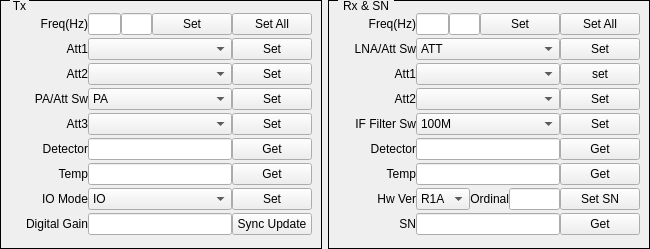
<?xml version="1.0" encoding="UTF-8"?>
<ui version="4.0">
 <class>Q_SP1401_R1A_Widget</class>
 <widget class="QWidget" name="Q_SP1401_R1A_Widget">
  <property name="geometry">
   <rect>
    <x>0</x>
    <y>0</y>
    <width>650</width>
    <height>249</height>
   </rect>
  </property>
  <property name="windowTitle">
   <string>Dialog</string>
  </property>
  <layout class="QHBoxLayout" name="horizontalLayout_21" stretch="1,1">
   <property name="spacing">
    <number>6</number>
   </property>
   <property name="leftMargin">
    <number>0</number>
   </property>
   <property name="topMargin">
    <number>0</number>
   </property>
   <property name="rightMargin">
    <number>0</number>
   </property>
   <property name="bottomMargin">
    <number>0</number>
   </property>
   <item>
    <widget class="QGroupBox" name="groupBoxTx">
     <property name="styleSheet">
      <string notr="true">QGroupBox{ border:1px solid black; margin-top:0.5ex; }
QGroupBox::title { subcontrol-origin:margin; subcontrol-position:top left; top:-1px; left:10px; margin-left: 0px; padding:0 1px; }</string>
     </property>
     <property name="title">
      <string>Tx</string>
     </property>
     <layout class="QHBoxLayout" name="horizontalLayout_19">
      <item>
       <layout class="QVBoxLayout" name="verticalLayoutTx">
        <property name="spacing">
         <number>0</number>
        </property>
        <item>
         <layout class="QHBoxLayout" name="horizontalLayoutTx0">
          <property name="spacing">
           <number>0</number>
          </property>
          <item>
           <widget class="QLabel" name="labelTxFreq">
            <property name="sizePolicy">
             <sizepolicy hsizetype="Fixed" vsizetype="Fixed">
              <horstretch>0</horstretch>
              <verstretch>0</verstretch>
             </sizepolicy>
            </property>
            <property name="minimumSize">
             <size>
              <width>78</width>
              <height>16</height>
             </size>
            </property>
            <property name="text">
             <string>Freq(Hz)</string>
            </property>
            <property name="alignment">
             <set>Qt::AlignRight|Qt::AlignTrailing|Qt::AlignVCenter</set>
            </property>
           </widget>
          </item>
          <item>
           <widget class="QLineEdit" name="lineEditTxFreq">
            <property name="sizePolicy">
             <sizepolicy hsizetype="Expanding" vsizetype="Fixed">
              <horstretch>5</horstretch>
              <verstretch>0</verstretch>
             </sizepolicy>
            </property>
           </widget>
          </item>
          <item>
           <widget class="QLineEdit" name="lineEditTxFreqStep">
            <property name="sizePolicy">
             <sizepolicy hsizetype="Fixed" vsizetype="Fixed">
              <horstretch>0</horstretch>
              <verstretch>0</verstretch>
             </sizepolicy>
            </property>
            <property name="maximumSize">
             <size>
              <width>31</width>
              <height>16777215</height>
             </size>
            </property>
           </widget>
          </item>
          <item>
           <widget class="QPushButton" name="pushButtonSetTxFreq">
            <property name="sizePolicy">
             <sizepolicy hsizetype="Expanding" vsizetype="Fixed">
              <horstretch>1</horstretch>
              <verstretch>0</verstretch>
             </sizepolicy>
            </property>
            <property name="text">
             <string>Set</string>
            </property>
           </widget>
          </item>
          <item>
           <widget class="QPushButton" name="pushButtonSetTxAll">
            <property name="sizePolicy">
             <sizepolicy hsizetype="Expanding" vsizetype="Fixed">
              <horstretch>1</horstretch>
              <verstretch>0</verstretch>
             </sizepolicy>
            </property>
            <property name="text">
             <string>Set All</string>
            </property>
           </widget>
          </item>
         </layout>
        </item>
        <item>
         <layout class="QHBoxLayout" name="horizontalLayoutTx1">
          <property name="spacing">
           <number>0</number>
          </property>
          <item>
           <widget class="QLabel" name="labelTxAtt1">
            <property name="sizePolicy">
             <sizepolicy hsizetype="Fixed" vsizetype="Fixed">
              <horstretch>0</horstretch>
              <verstretch>0</verstretch>
             </sizepolicy>
            </property>
            <property name="minimumSize">
             <size>
              <width>78</width>
              <height>16</height>
             </size>
            </property>
            <property name="text">
             <string>Att1</string>
            </property>
            <property name="alignment">
             <set>Qt::AlignRight|Qt::AlignTrailing|Qt::AlignVCenter</set>
            </property>
           </widget>
          </item>
          <item>
           <widget class="QComboBox" name="comboBoxTxAtt1">
            <property name="sizePolicy">
             <sizepolicy hsizetype="Expanding" vsizetype="Fixed">
              <horstretch>5</horstretch>
              <verstretch>0</verstretch>
             </sizepolicy>
            </property>
           </widget>
          </item>
          <item>
           <widget class="QPushButton" name="pushButtonSetTxAtt1">
            <property name="sizePolicy">
             <sizepolicy hsizetype="Expanding" vsizetype="Fixed">
              <horstretch>2</horstretch>
              <verstretch>0</verstretch>
             </sizepolicy>
            </property>
            <property name="text">
             <string>Set</string>
            </property>
           </widget>
          </item>
         </layout>
        </item>
        <item>
         <layout class="QHBoxLayout" name="horizontalLayoutTx2">
          <property name="spacing">
           <number>0</number>
          </property>
          <item>
           <widget class="QLabel" name="labelTxAtt2">
            <property name="sizePolicy">
             <sizepolicy hsizetype="Fixed" vsizetype="Fixed">
              <horstretch>0</horstretch>
              <verstretch>0</verstretch>
             </sizepolicy>
            </property>
            <property name="minimumSize">
             <size>
              <width>78</width>
              <height>16</height>
             </size>
            </property>
            <property name="text">
             <string>Att2</string>
            </property>
            <property name="alignment">
             <set>Qt::AlignRight|Qt::AlignTrailing|Qt::AlignVCenter</set>
            </property>
           </widget>
          </item>
          <item>
           <widget class="QComboBox" name="comboBoxTxAtt2">
            <property name="sizePolicy">
             <sizepolicy hsizetype="Expanding" vsizetype="Fixed">
              <horstretch>5</horstretch>
              <verstretch>0</verstretch>
             </sizepolicy>
            </property>
           </widget>
          </item>
          <item>
           <widget class="QPushButton" name="pushButtonSetTxAtt2">
            <property name="sizePolicy">
             <sizepolicy hsizetype="Expanding" vsizetype="Fixed">
              <horstretch>2</horstretch>
              <verstretch>0</verstretch>
             </sizepolicy>
            </property>
            <property name="text">
             <string>Set</string>
            </property>
           </widget>
          </item>
         </layout>
        </item>
        <item>
         <layout class="QHBoxLayout" name="horizontalLayoutTx3">
          <property name="spacing">
           <number>0</number>
          </property>
          <item>
           <widget class="QLabel" name="labelTxPAAttSw">
            <property name="sizePolicy">
             <sizepolicy hsizetype="Fixed" vsizetype="Fixed">
              <horstretch>0</horstretch>
              <verstretch>0</verstretch>
             </sizepolicy>
            </property>
            <property name="minimumSize">
             <size>
              <width>78</width>
              <height>16</height>
             </size>
            </property>
            <property name="text">
             <string>PA/Att Sw</string>
            </property>
            <property name="alignment">
             <set>Qt::AlignRight|Qt::AlignTrailing|Qt::AlignVCenter</set>
            </property>
           </widget>
          </item>
          <item>
           <widget class="QComboBox" name="comboBoxTxPAAttSw">
            <property name="sizePolicy">
             <sizepolicy hsizetype="Expanding" vsizetype="Fixed">
              <horstretch>5</horstretch>
              <verstretch>0</verstretch>
             </sizepolicy>
            </property>
            <item>
             <property name="text">
              <string>PA</string>
             </property>
            </item>
            <item>
             <property name="text">
              <string>ATT</string>
             </property>
            </item>
           </widget>
          </item>
          <item>
           <widget class="QPushButton" name="pushButtonSetTxPAAttSw">
            <property name="sizePolicy">
             <sizepolicy hsizetype="Expanding" vsizetype="Fixed">
              <horstretch>2</horstretch>
              <verstretch>0</verstretch>
             </sizepolicy>
            </property>
            <property name="text">
             <string>Set</string>
            </property>
           </widget>
          </item>
         </layout>
        </item>
        <item>
         <layout class="QHBoxLayout" name="horizontalLayoutTx4">
          <property name="spacing">
           <number>0</number>
          </property>
          <item>
           <widget class="QLabel" name="labelTxAtt3">
            <property name="sizePolicy">
             <sizepolicy hsizetype="Fixed" vsizetype="Fixed">
              <horstretch>0</horstretch>
              <verstretch>0</verstretch>
             </sizepolicy>
            </property>
            <property name="minimumSize">
             <size>
              <width>78</width>
              <height>16</height>
             </size>
            </property>
            <property name="text">
             <string>Att3</string>
            </property>
            <property name="alignment">
             <set>Qt::AlignRight|Qt::AlignTrailing|Qt::AlignVCenter</set>
            </property>
           </widget>
          </item>
          <item>
           <widget class="QComboBox" name="comboBoxTxAtt3">
            <property name="sizePolicy">
             <sizepolicy hsizetype="Expanding" vsizetype="Fixed">
              <horstretch>5</horstretch>
              <verstretch>0</verstretch>
             </sizepolicy>
            </property>
           </widget>
          </item>
          <item>
           <widget class="QPushButton" name="pushButtonSetTxAtt3">
            <property name="sizePolicy">
             <sizepolicy hsizetype="Expanding" vsizetype="Fixed">
              <horstretch>2</horstretch>
              <verstretch>0</verstretch>
             </sizepolicy>
            </property>
            <property name="text">
             <string>Set</string>
            </property>
           </widget>
          </item>
         </layout>
        </item>
        <item>
         <layout class="QHBoxLayout" name="horizontalLayoutTx5">
          <property name="spacing">
           <number>0</number>
          </property>
          <item>
           <widget class="QLabel" name="labelTxDet">
            <property name="sizePolicy">
             <sizepolicy hsizetype="Fixed" vsizetype="Fixed">
              <horstretch>0</horstretch>
              <verstretch>0</verstretch>
             </sizepolicy>
            </property>
            <property name="minimumSize">
             <size>
              <width>78</width>
              <height>16</height>
             </size>
            </property>
            <property name="text">
             <string>Detector</string>
            </property>
            <property name="alignment">
             <set>Qt::AlignRight|Qt::AlignTrailing|Qt::AlignVCenter</set>
            </property>
           </widget>
          </item>
          <item>
           <widget class="QLineEdit" name="lineEditTxDet">
            <property name="sizePolicy">
             <sizepolicy hsizetype="Expanding" vsizetype="Fixed">
              <horstretch>5</horstretch>
              <verstretch>0</verstretch>
             </sizepolicy>
            </property>
            <property name="readOnly">
             <bool>true</bool>
            </property>
           </widget>
          </item>
          <item>
           <widget class="QPushButton" name="pushButtonGetTxDet">
            <property name="sizePolicy">
             <sizepolicy hsizetype="Expanding" vsizetype="Fixed">
              <horstretch>2</horstretch>
              <verstretch>0</verstretch>
             </sizepolicy>
            </property>
            <property name="text">
             <string>Get</string>
            </property>
           </widget>
          </item>
         </layout>
        </item>
        <item>
         <layout class="QHBoxLayout" name="horizontalLayoutTx6">
          <property name="spacing">
           <number>0</number>
          </property>
          <item>
           <widget class="QLabel" name="labelTxTemp">
            <property name="sizePolicy">
             <sizepolicy hsizetype="Fixed" vsizetype="Fixed">
              <horstretch>0</horstretch>
              <verstretch>0</verstretch>
             </sizepolicy>
            </property>
            <property name="minimumSize">
             <size>
              <width>78</width>
              <height>16</height>
             </size>
            </property>
            <property name="text">
             <string>Temp</string>
            </property>
            <property name="alignment">
             <set>Qt::AlignRight|Qt::AlignTrailing|Qt::AlignVCenter</set>
            </property>
           </widget>
          </item>
          <item>
           <widget class="QLineEdit" name="lineEditTxTemp">
            <property name="sizePolicy">
             <sizepolicy hsizetype="Expanding" vsizetype="Fixed">
              <horstretch>5</horstretch>
              <verstretch>0</verstretch>
             </sizepolicy>
            </property>
            <property name="readOnly">
             <bool>true</bool>
            </property>
           </widget>
          </item>
          <item>
           <widget class="QPushButton" name="pushButtonGetTxTemp">
            <property name="sizePolicy">
             <sizepolicy hsizetype="Expanding" vsizetype="Fixed">
              <horstretch>2</horstretch>
              <verstretch>0</verstretch>
             </sizepolicy>
            </property>
            <property name="text">
             <string>Get</string>
            </property>
           </widget>
          </item>
         </layout>
        </item>
        <item>
         <layout class="QHBoxLayout" name="horizontalLayoutTx7">
          <property name="spacing">
           <number>0</number>
          </property>
          <item>
           <widget class="QLabel" name="labelIOMode">
            <property name="sizePolicy">
             <sizepolicy hsizetype="Fixed" vsizetype="Fixed">
              <horstretch>0</horstretch>
              <verstretch>0</verstretch>
             </sizepolicy>
            </property>
            <property name="minimumSize">
             <size>
              <width>78</width>
              <height>16</height>
             </size>
            </property>
            <property name="text">
             <string>IO Mode</string>
            </property>
            <property name="alignment">
             <set>Qt::AlignRight|Qt::AlignTrailing|Qt::AlignVCenter</set>
            </property>
           </widget>
          </item>
          <item>
           <widget class="QComboBox" name="comboBoxIOMode">
            <property name="sizePolicy">
             <sizepolicy hsizetype="Expanding" vsizetype="Fixed">
              <horstretch>5</horstretch>
              <verstretch>0</verstretch>
             </sizepolicy>
            </property>
            <item>
             <property name="text">
              <string>IO</string>
             </property>
            </item>
            <item>
             <property name="text">
              <string>OUTPUT</string>
             </property>
            </item>
            <item>
             <property name="text">
              <string>LOOPBACK</string>
             </property>
            </item>
           </widget>
          </item>
          <item>
           <widget class="QPushButton" name="pushButtonSetIOMode">
            <property name="sizePolicy">
             <sizepolicy hsizetype="Expanding" vsizetype="Fixed">
              <horstretch>2</horstretch>
              <verstretch>0</verstretch>
             </sizepolicy>
            </property>
            <property name="text">
             <string>Set</string>
            </property>
           </widget>
          </item>
         </layout>
        </item>
        <item>
         <layout class="QHBoxLayout" name="horizontalLayoutTx8">
          <property name="spacing">
           <number>0</number>
          </property>
          <item>
           <widget class="QLabel" name="labelDGain">
            <property name="sizePolicy">
             <sizepolicy hsizetype="Fixed" vsizetype="Fixed">
              <horstretch>0</horstretch>
              <verstretch>0</verstretch>
             </sizepolicy>
            </property>
            <property name="minimumSize">
             <size>
              <width>78</width>
              <height>16</height>
             </size>
            </property>
            <property name="text">
             <string>Digital Gain</string>
            </property>
            <property name="alignment">
             <set>Qt::AlignRight|Qt::AlignTrailing|Qt::AlignVCenter</set>
            </property>
           </widget>
          </item>
          <item>
           <widget class="QLineEdit" name="lineEditDGain">
            <property name="sizePolicy">
             <sizepolicy hsizetype="Expanding" vsizetype="Fixed">
              <horstretch>5</horstretch>
              <verstretch>0</verstretch>
             </sizepolicy>
            </property>
           </widget>
          </item>
          <item>
           <widget class="QPushButton" name="pushButtonSyncSetTxGain">
            <property name="sizePolicy">
             <sizepolicy hsizetype="Expanding" vsizetype="Fixed">
              <horstretch>2</horstretch>
              <verstretch>0</verstretch>
             </sizepolicy>
            </property>
            <property name="text">
             <string>Sync Update</string>
            </property>
           </widget>
          </item>
         </layout>
        </item>
       </layout>
      </item>
     </layout>
    </widget>
   </item>
   <item>
    <widget class="QGroupBox" name="groupBoxRx">
     <property name="styleSheet">
      <string notr="true">QGroupBox{ border:1px solid black; margin-top:0.5ex; }
QGroupBox::title { subcontrol-origin:margin; subcontrol-position:top left; top:-1px; left:10px; margin-left: 0px; padding:0 1px; }</string>
     </property>
     <property name="title">
      <string>Rx &amp;&amp; SN</string>
     </property>
     <layout class="QHBoxLayout" name="horizontalLayout_20">
      <item>
       <layout class="QVBoxLayout" name="verticalLayoutRx">
        <property name="spacing">
         <number>0</number>
        </property>
        <item>
         <layout class="QHBoxLayout" name="horizontalLayoutRx0">
          <property name="spacing">
           <number>0</number>
          </property>
          <item>
           <widget class="QLabel" name="labelRxFreq">
            <property name="sizePolicy">
             <sizepolicy hsizetype="Fixed" vsizetype="Fixed">
              <horstretch>0</horstretch>
              <verstretch>0</verstretch>
             </sizepolicy>
            </property>
            <property name="minimumSize">
             <size>
              <width>78</width>
              <height>16</height>
             </size>
            </property>
            <property name="text">
             <string>Freq(Hz)</string>
            </property>
            <property name="alignment">
             <set>Qt::AlignRight|Qt::AlignTrailing|Qt::AlignVCenter</set>
            </property>
           </widget>
          </item>
          <item>
           <widget class="QLineEdit" name="lineEditRxFreq">
            <property name="sizePolicy">
             <sizepolicy hsizetype="Expanding" vsizetype="Fixed">
              <horstretch>5</horstretch>
              <verstretch>0</verstretch>
             </sizepolicy>
            </property>
           </widget>
          </item>
          <item>
           <widget class="QLineEdit" name="lineEditRxFreqStep">
            <property name="sizePolicy">
             <sizepolicy hsizetype="Fixed" vsizetype="Fixed">
              <horstretch>0</horstretch>
              <verstretch>0</verstretch>
             </sizepolicy>
            </property>
            <property name="maximumSize">
             <size>
              <width>31</width>
              <height>16777215</height>
             </size>
            </property>
           </widget>
          </item>
          <item>
           <widget class="QPushButton" name="pushButtonSetRxFreq">
            <property name="sizePolicy">
             <sizepolicy hsizetype="Expanding" vsizetype="Fixed">
              <horstretch>1</horstretch>
              <verstretch>0</verstretch>
             </sizepolicy>
            </property>
            <property name="text">
             <string>Set</string>
            </property>
           </widget>
          </item>
          <item>
           <widget class="QPushButton" name="pushButtonSetRxAll">
            <property name="sizePolicy">
             <sizepolicy hsizetype="Expanding" vsizetype="Fixed">
              <horstretch>1</horstretch>
              <verstretch>0</verstretch>
             </sizepolicy>
            </property>
            <property name="text">
             <string>Set All</string>
            </property>
           </widget>
          </item>
         </layout>
        </item>
        <item>
         <layout class="QHBoxLayout" name="horizontalLayoutRx1">
          <property name="spacing">
           <number>0</number>
          </property>
          <item>
           <widget class="QLabel" name="labelRxLNAAttSw">
            <property name="sizePolicy">
             <sizepolicy hsizetype="Fixed" vsizetype="Fixed">
              <horstretch>0</horstretch>
              <verstretch>0</verstretch>
             </sizepolicy>
            </property>
            <property name="minimumSize">
             <size>
              <width>78</width>
              <height>16</height>
             </size>
            </property>
            <property name="text">
             <string>LNA/Att Sw</string>
            </property>
            <property name="alignment">
             <set>Qt::AlignRight|Qt::AlignTrailing|Qt::AlignVCenter</set>
            </property>
           </widget>
          </item>
          <item>
           <widget class="QComboBox" name="comboBoxRxLNAAttSw">
            <property name="sizePolicy">
             <sizepolicy hsizetype="Expanding" vsizetype="Fixed">
              <horstretch>5</horstretch>
              <verstretch>0</verstretch>
             </sizepolicy>
            </property>
            <item>
             <property name="text">
              <string>ATT</string>
             </property>
            </item>
            <item>
             <property name="text">
              <string>LNA</string>
             </property>
            </item>
           </widget>
          </item>
          <item>
           <widget class="QPushButton" name="pushButtonSetRxLNAAttSw">
            <property name="sizePolicy">
             <sizepolicy hsizetype="Expanding" vsizetype="Fixed">
              <horstretch>2</horstretch>
              <verstretch>0</verstretch>
             </sizepolicy>
            </property>
            <property name="text">
             <string>Set</string>
            </property>
           </widget>
          </item>
         </layout>
        </item>
        <item>
         <layout class="QHBoxLayout" name="horizontalLayoutRx2">
          <property name="spacing">
           <number>0</number>
          </property>
          <item>
           <widget class="QLabel" name="labelRxAtt1">
            <property name="sizePolicy">
             <sizepolicy hsizetype="Fixed" vsizetype="Fixed">
              <horstretch>0</horstretch>
              <verstretch>0</verstretch>
             </sizepolicy>
            </property>
            <property name="minimumSize">
             <size>
              <width>78</width>
              <height>16</height>
             </size>
            </property>
            <property name="text">
             <string>Att1</string>
            </property>
            <property name="alignment">
             <set>Qt::AlignRight|Qt::AlignTrailing|Qt::AlignVCenter</set>
            </property>
           </widget>
          </item>
          <item>
           <widget class="QComboBox" name="comboBoxRxAtt1">
            <property name="sizePolicy">
             <sizepolicy hsizetype="Expanding" vsizetype="Fixed">
              <horstretch>5</horstretch>
              <verstretch>0</verstretch>
             </sizepolicy>
            </property>
           </widget>
          </item>
          <item>
           <widget class="QPushButton" name="pushButtonSetRxAtt1">
            <property name="sizePolicy">
             <sizepolicy hsizetype="Expanding" vsizetype="Fixed">
              <horstretch>2</horstretch>
              <verstretch>0</verstretch>
             </sizepolicy>
            </property>
            <property name="text">
             <string>set</string>
            </property>
           </widget>
          </item>
         </layout>
        </item>
        <item>
         <layout class="QHBoxLayout" name="horizontalLayoutRx3">
          <property name="spacing">
           <number>0</number>
          </property>
          <item>
           <widget class="QLabel" name="labelRxAtt2">
            <property name="sizePolicy">
             <sizepolicy hsizetype="Fixed" vsizetype="Fixed">
              <horstretch>0</horstretch>
              <verstretch>0</verstretch>
             </sizepolicy>
            </property>
            <property name="minimumSize">
             <size>
              <width>78</width>
              <height>16</height>
             </size>
            </property>
            <property name="text">
             <string>Att2</string>
            </property>
            <property name="alignment">
             <set>Qt::AlignRight|Qt::AlignTrailing|Qt::AlignVCenter</set>
            </property>
           </widget>
          </item>
          <item>
           <widget class="QComboBox" name="comboBoxRxAtt2">
            <property name="sizePolicy">
             <sizepolicy hsizetype="Expanding" vsizetype="Fixed">
              <horstretch>5</horstretch>
              <verstretch>0</verstretch>
             </sizepolicy>
            </property>
           </widget>
          </item>
          <item>
           <widget class="QPushButton" name="pushButtonSetRxAtt2">
            <property name="sizePolicy">
             <sizepolicy hsizetype="Expanding" vsizetype="Fixed">
              <horstretch>2</horstretch>
              <verstretch>0</verstretch>
             </sizepolicy>
            </property>
            <property name="text">
             <string>Set</string>
            </property>
           </widget>
          </item>
         </layout>
        </item>
        <item>
         <layout class="QHBoxLayout" name="horizontalLayoutRx4">
          <property name="spacing">
           <number>0</number>
          </property>
          <item>
           <widget class="QLabel" name="labelIFFilterSw">
            <property name="sizePolicy">
             <sizepolicy hsizetype="Fixed" vsizetype="Fixed">
              <horstretch>0</horstretch>
              <verstretch>0</verstretch>
             </sizepolicy>
            </property>
            <property name="minimumSize">
             <size>
              <width>78</width>
              <height>16</height>
             </size>
            </property>
            <property name="text">
             <string>IF Filter Sw</string>
            </property>
            <property name="alignment">
             <set>Qt::AlignRight|Qt::AlignTrailing|Qt::AlignVCenter</set>
            </property>
           </widget>
          </item>
          <item>
           <widget class="QComboBox" name="comboBoxIFFilterSw">
            <property name="sizePolicy">
             <sizepolicy hsizetype="Expanding" vsizetype="Fixed">
              <horstretch>5</horstretch>
              <verstretch>0</verstretch>
             </sizepolicy>
            </property>
            <item>
             <property name="text">
              <string>100M</string>
             </property>
            </item>
            <item>
             <property name="text">
              <string>160M</string>
             </property>
            </item>
           </widget>
          </item>
          <item>
           <widget class="QPushButton" name="pushButtonSetIFFilterSw">
            <property name="sizePolicy">
             <sizepolicy hsizetype="Expanding" vsizetype="Fixed">
              <horstretch>2</horstretch>
              <verstretch>0</verstretch>
             </sizepolicy>
            </property>
            <property name="text">
             <string>Set</string>
            </property>
           </widget>
          </item>
         </layout>
        </item>
        <item>
         <layout class="QHBoxLayout" name="horizontalLayoutRx5">
          <property name="spacing">
           <number>0</number>
          </property>
          <item>
           <widget class="QLabel" name="labelRxDet">
            <property name="sizePolicy">
             <sizepolicy hsizetype="Fixed" vsizetype="Fixed">
              <horstretch>0</horstretch>
              <verstretch>0</verstretch>
             </sizepolicy>
            </property>
            <property name="minimumSize">
             <size>
              <width>78</width>
              <height>16</height>
             </size>
            </property>
            <property name="text">
             <string>Detector</string>
            </property>
            <property name="alignment">
             <set>Qt::AlignRight|Qt::AlignTrailing|Qt::AlignVCenter</set>
            </property>
           </widget>
          </item>
          <item>
           <widget class="QLineEdit" name="lineEditRxDet">
            <property name="sizePolicy">
             <sizepolicy hsizetype="Expanding" vsizetype="Fixed">
              <horstretch>5</horstretch>
              <verstretch>0</verstretch>
             </sizepolicy>
            </property>
            <property name="readOnly">
             <bool>true</bool>
            </property>
           </widget>
          </item>
          <item>
           <widget class="QPushButton" name="pushButtonGetRxDet">
            <property name="sizePolicy">
             <sizepolicy hsizetype="Expanding" vsizetype="Fixed">
              <horstretch>2</horstretch>
              <verstretch>0</verstretch>
             </sizepolicy>
            </property>
            <property name="text">
             <string>Get</string>
            </property>
           </widget>
          </item>
         </layout>
        </item>
        <item>
         <layout class="QHBoxLayout" name="horizontalLayoutRx6">
          <property name="spacing">
           <number>0</number>
          </property>
          <item>
           <widget class="QLabel" name="labelRxTemp">
            <property name="sizePolicy">
             <sizepolicy hsizetype="Fixed" vsizetype="Fixed">
              <horstretch>0</horstretch>
              <verstretch>0</verstretch>
             </sizepolicy>
            </property>
            <property name="minimumSize">
             <size>
              <width>78</width>
              <height>16</height>
             </size>
            </property>
            <property name="text">
             <string>Temp</string>
            </property>
            <property name="alignment">
             <set>Qt::AlignRight|Qt::AlignTrailing|Qt::AlignVCenter</set>
            </property>
           </widget>
          </item>
          <item>
           <widget class="QLineEdit" name="lineEditRxTemp">
            <property name="sizePolicy">
             <sizepolicy hsizetype="Expanding" vsizetype="Fixed">
              <horstretch>5</horstretch>
              <verstretch>0</verstretch>
             </sizepolicy>
            </property>
            <property name="readOnly">
             <bool>true</bool>
            </property>
           </widget>
          </item>
          <item>
           <widget class="QPushButton" name="pushButtonGetRxTemp">
            <property name="sizePolicy">
             <sizepolicy hsizetype="Expanding" vsizetype="Fixed">
              <horstretch>2</horstretch>
              <verstretch>0</verstretch>
             </sizepolicy>
            </property>
            <property name="text">
             <string>Get</string>
            </property>
           </widget>
          </item>
         </layout>
        </item>
        <item>
         <layout class="QHBoxLayout" name="horizontalLayoutRx7" stretch="0,0,0,0,0">
          <property name="spacing">
           <number>0</number>
          </property>
          <item>
           <widget class="QLabel" name="labelHwVer">
            <property name="sizePolicy">
             <sizepolicy hsizetype="Fixed" vsizetype="Fixed">
              <horstretch>0</horstretch>
              <verstretch>0</verstretch>
             </sizepolicy>
            </property>
            <property name="minimumSize">
             <size>
              <width>78</width>
              <height>16</height>
             </size>
            </property>
            <property name="text">
             <string>Hw Ver</string>
            </property>
            <property name="alignment">
             <set>Qt::AlignRight|Qt::AlignTrailing|Qt::AlignVCenter</set>
            </property>
           </widget>
          </item>
          <item>
           <widget class="QComboBox" name="comboBoxHwVer">
            <property name="sizePolicy">
             <sizepolicy hsizetype="Expanding" vsizetype="Fixed">
              <horstretch>2</horstretch>
              <verstretch>0</verstretch>
             </sizepolicy>
            </property>
            <item>
             <property name="text">
              <string>R1A</string>
             </property>
            </item>
            <item>
             <property name="text">
              <string>R1B</string>
             </property>
            </item>
           </widget>
          </item>
          <item>
           <widget class="QLabel" name="labelOrdinal">
            <property name="sizePolicy">
             <sizepolicy hsizetype="Preferred" vsizetype="Preferred">
              <horstretch>0</horstretch>
              <verstretch>0</verstretch>
             </sizepolicy>
            </property>
            <property name="minimumSize">
             <size>
              <width>0</width>
              <height>0</height>
             </size>
            </property>
            <property name="text">
             <string>Ordinal</string>
            </property>
            <property name="alignment">
             <set>Qt::AlignRight|Qt::AlignTrailing|Qt::AlignVCenter</set>
            </property>
           </widget>
          </item>
          <item>
           <widget class="QLineEdit" name="lineEditOrdinal">
            <property name="sizePolicy">
             <sizepolicy hsizetype="Expanding" vsizetype="Fixed">
              <horstretch>3</horstretch>
              <verstretch>0</verstretch>
             </sizepolicy>
            </property>
           </widget>
          </item>
          <item>
           <widget class="QPushButton" name="pushButtonSetSN">
            <property name="sizePolicy">
             <sizepolicy hsizetype="Expanding" vsizetype="Fixed">
              <horstretch>2</horstretch>
              <verstretch>0</verstretch>
             </sizepolicy>
            </property>
            <property name="text">
             <string>Set SN</string>
            </property>
           </widget>
          </item>
         </layout>
        </item>
        <item>
         <layout class="QHBoxLayout" name="horizontalLayoutRx8">
          <property name="spacing">
           <number>0</number>
          </property>
          <item>
           <widget class="QLabel" name="labelSN">
            <property name="sizePolicy">
             <sizepolicy hsizetype="Fixed" vsizetype="Fixed">
              <horstretch>0</horstretch>
              <verstretch>0</verstretch>
             </sizepolicy>
            </property>
            <property name="minimumSize">
             <size>
              <width>78</width>
              <height>16</height>
             </size>
            </property>
            <property name="text">
             <string>SN</string>
            </property>
            <property name="alignment">
             <set>Qt::AlignRight|Qt::AlignTrailing|Qt::AlignVCenter</set>
            </property>
           </widget>
          </item>
          <item>
           <widget class="QLineEdit" name="lineEditSN">
            <property name="sizePolicy">
             <sizepolicy hsizetype="Expanding" vsizetype="Fixed">
              <horstretch>5</horstretch>
              <verstretch>0</verstretch>
             </sizepolicy>
            </property>
            <property name="readOnly">
             <bool>true</bool>
            </property>
           </widget>
          </item>
          <item>
           <widget class="QPushButton" name="pushButtonGetSN">
            <property name="sizePolicy">
             <sizepolicy hsizetype="Expanding" vsizetype="Fixed">
              <horstretch>2</horstretch>
              <verstretch>0</verstretch>
             </sizepolicy>
            </property>
            <property name="text">
             <string>Get</string>
            </property>
           </widget>
          </item>
         </layout>
        </item>
       </layout>
      </item>
     </layout>
    </widget>
   </item>
  </layout>
 </widget>
 <resources/>
 <connections/>
</ui>
